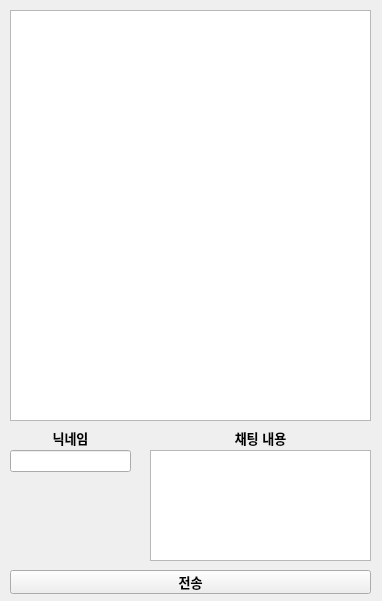
<?xml version="1.0" encoding="UTF-8"?>
<ui version="4.0">
 <class>MainWindow</class>
 <widget class="QMainWindow" name="MainWindow">
  <property name="geometry">
   <rect>
    <x>0</x>
    <y>0</y>
    <width>382</width>
    <height>601</height>
   </rect>
  </property>
  <property name="windowTitle">
   <string>Hun's_Messenger</string>
  </property>
  <widget class="QWidget" name="centralwidget">
   <widget class="QListView" name="list_chat">
    <property name="geometry">
     <rect>
      <x>10</x>
      <y>10</y>
      <width>361</width>
      <height>411</height>
     </rect>
    </property>
   </widget>
   <widget class="QLabel" name="label">
    <property name="geometry">
     <rect>
      <x>30</x>
      <y>430</y>
      <width>81</width>
      <height>16</height>
     </rect>
    </property>
    <property name="font">
     <font>
      <pointsize>10</pointsize>
      <bold>true</bold>
     </font>
    </property>
    <property name="text">
     <string>닉네임</string>
    </property>
    <property name="alignment">
     <set>Qt::AlignCenter</set>
    </property>
   </widget>
   <widget class="QLabel" name="label_2">
    <property name="geometry">
     <rect>
      <x>140</x>
      <y>430</y>
      <width>241</width>
      <height>16</height>
     </rect>
    </property>
    <property name="font">
     <font>
      <pointsize>10</pointsize>
      <bold>true</bold>
     </font>
    </property>
    <property name="text">
     <string>채팅 내용</string>
    </property>
    <property name="alignment">
     <set>Qt::AlignCenter</set>
    </property>
   </widget>
   <widget class="QLineEdit" name="edit_nickname">
    <property name="geometry">
     <rect>
      <x>10</x>
      <y>450</y>
      <width>121</width>
      <height>22</height>
     </rect>
    </property>
   </widget>
   <widget class="QTextEdit" name="edit_text">
    <property name="geometry">
     <rect>
      <x>150</x>
      <y>450</y>
      <width>221</width>
      <height>111</height>
     </rect>
    </property>
   </widget>
   <widget class="QPushButton" name="btn_send">
    <property name="geometry">
     <rect>
      <x>10</x>
      <y>570</y>
      <width>361</width>
      <height>24</height>
     </rect>
    </property>
    <property name="font">
     <font>
      <pointsize>10</pointsize>
      <bold>true</bold>
     </font>
    </property>
    <property name="text">
     <string>전송</string>
    </property>
   </widget>
  </widget>
 </widget>
 <resources/>
 <connections/>
</ui>
